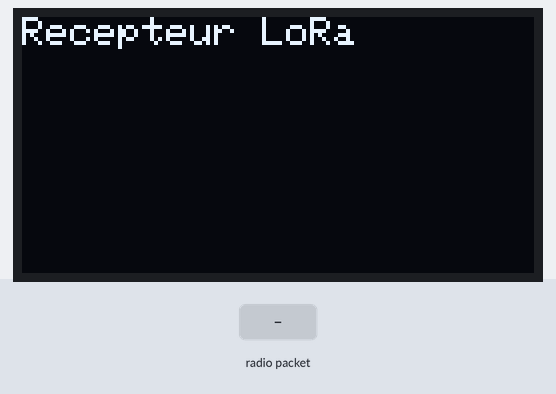
Bench run of a sketch on a simulated ESP32. Parts: 128×64 one-colour display. The inputs (shaded band) are chosen by the test bench. No radio packets arrive unless stated; what the sketch prints to the serial monitor is not drawn.

Above: at 1.2 s.
1.3 s: radio packet "1" arrives
At 2.1 s:
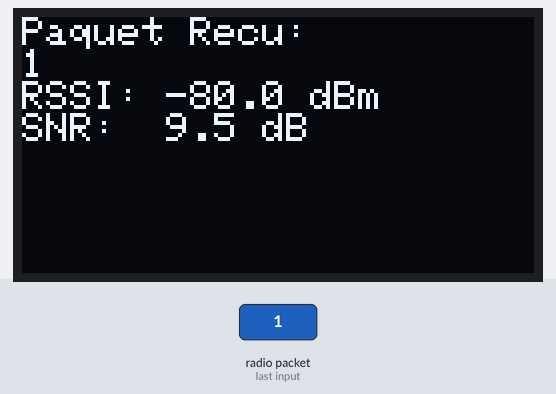
2.8 s: radio packet "0" arrives
At 3.1 s:
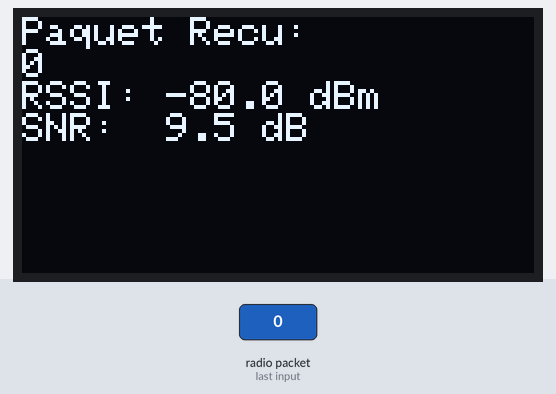
4.3 s: radio packet "2" arrives
Timing chart, 0 to 7.3 s (numbered marks = the images above; inputs shaded):
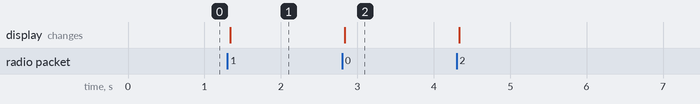

Measured:
- after the input at 1.3 s, the display: changes at once (image 1)
- after the input at 2.8 s, the display: changes at once (image 2)

The sketch:

receiver.ino
```cpp
#include <SPI.h>
#include <LoRa.h>

// --- CONFIGURATION LoRa POUR VOTRE CARTE RECEPTRICE ---
// !! ATTENTION !! Mettez ici les pins corrects pour VOTRE carte réceptrice !!
// Exemple pour TTGO LoRa32 V2.1 (Adaptez si nécessaire !)
#define LORA_SCK 5
#define LORA_MISO 19
#define LORA_MOSI 27
#define LORA_CS 18
#define LORA_RST 23 // Souvent 14 ou 23 sur les cartes TTGO
#define LORA_IRQ 26 // Souvent appelé DIO0

// Fréquence LoRa (Doit correspondre à l'émetteur !)
#define LORA_FREQUENCY 868E6

// Optionnel : Pour afficher sur un écran OLED si votre récepteur en a un
 #include <Wire.h>
#include <Adafruit_GFX.h>
#include <Adafruit_SSD1306.h>
#define SCREEN_WIDTH 128
#define SCREEN_HEIGHT 64
#define OLED_RESET    -1
#define SCREEN_ADDRESS 0x3C
Adafruit_SSD1306 display(SCREEN_WIDTH, SCREEN_HEIGHT, &Wire, OLED_RESET);
bool hasDisplay = false;

void setup() {
  Serial.begin(115200);
  while (!Serial);
  Serial.println("Initialisation Récepteur LoRa...");

  // --- Initialisation OLED (si présent) ---
  Wire.begin(); // Pour TTGO LoRa32: SDA=21, SCL=22
  if (display.begin(SSD1306_SWITCHCAPVCC, SCREEN_ADDRESS)) {
     hasDisplay = true;
     display.clearDisplay();
     display.setTextSize(1);
     display.setTextColor(SSD1306_WHITE);
     display.setCursor(0, 0);
     display.println("Recepteur LoRa");
     display.display();
     Serial.println("OLED Initialisé.");
   } else {
     Serial.println("Echec initialisation OLED.");
   }

  // --- Initialisation LoRa ---
  Serial.println("Configuration LoRa...");
  SPI.begin(LORA_SCK, LORA_MISO, LORA_MOSI, LORA_CS);
  LoRa.setPins(LORA_CS, LORA_RST, LORA_IRQ);

  if (!LoRa.begin(LORA_FREQUENCY)) {
    Serial.println("Echec démarrage LoRa ! Vérifiez les connexions et les pins.");
    // if(hasDisplay) { display.println("LoRa ECHEC!"); display.display(); }
    while (1);
  }
  // LoRa.setSpreadingFactor(7); // Assurez-vous que ça correspond à l'émetteur si vous l'avez changé
  // LoRa.setSignalBandwidth(125E3); // Idem
  LoRa.enableCrc(); // Recommandé
  LoRa.receive(); // Mettre en mode réception active

  Serial.print("Récepteur LoRa démarré sur ");
  Serial.print(LORA_FREQUENCY / 1E6);
  Serial.println(" MHz.");
  // if(hasDisplay) { display.println("Pret a recevoir..."); display.display(); }
}

// ... (le reste de ton code setup et début de loop) ...

void loop() {
  int packetSize = LoRa.parsePacket();

  if (packetSize > 0) {
    String receivedText = "";
    while (LoRa.available()) {
      receivedText += (char)LoRa.read();
    }

    float rssi = LoRa.packetRssi();
    float snr = LoRa.packetSnr();

    // Afficher les informations sur le moniteur série (pour le débogage)
    Serial.println("-------------------------");
    Serial.print("Paquet Reçu (LoRa): '");
    Serial.print(receivedText);
    Serial.println("'");
    Serial.print("Taille: ");
    Serial.println(packetSize);
    Serial.print("RSSI: ");
    Serial.print(rssi);
    Serial.println(" dBm");
    Serial.print("SNR: ");
    Serial.print(snr);
    Serial.println(" dB");
    Serial.println("-------------------------");

    // >>> TRANSMETTRE UNIQUEMENT LES DONNÉES GPS À PYTHON <<<
    // On suppose ici que 'receivedText' contient "latitude,longitude"
    // Python lira cette ligne spécifique.
    Serial.println(receivedText);
    // >>>>>>>>>>>>>>>>>>>>>>>>>>>>>>>>>>>>>>>>>>>>>>>>>>>>>>>>

    // Optionnel: Afficher sur l'OLED
    if(hasDisplay) {
       display.clearDisplay();
       display.setCursor(0,0);
       display.println("Paquet Recu:");
       // Affiche la donnée brute reçue, peut-être les coordonnées
       display.println(receivedText.substring(0, 20));
       display.printf("RSSI: %.1f dBm\n", rssi);
       display.printf("SNR:  %.1f dB\n", snr);
       display.display();
     }
     // Remettre en mode réception pour le prochain paquet
     LoRa.receive();
  }
   delay(10); // Petite pause
}
```
